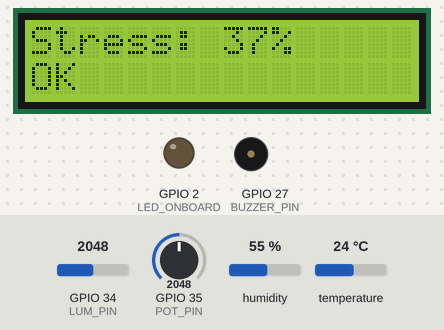
Bench run of a sketch on a simulated ESP32. On the bench: 16×2 character LCD, output pins drawn as LEDs (lit = HIGH), buzzer (waves = sounding). The inputs (shaded band) are chosen by the test bench; at power-on: temperature 24 °C, GPIO 34 (LUM_PIN) = 2048, GPIO 35 (POT_PIN) = 2048, humidity 55 %. WiFi joins after 1.5 s; servers stay silent unless stated; no MQTT or app messages arrive unless stated.

Above: at 3.2 s.
3.3 s: temperature set to 17.8 °C
At 6.3 s:
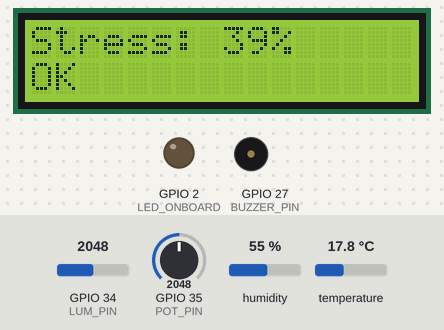
6.6 s: temperature set to 16.9 °C
At 9.4 s:
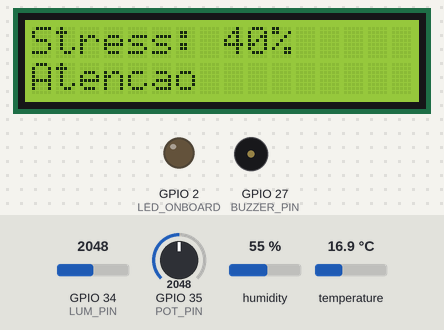
11.3 s: GPIO 34 (LUM_PIN) set to 2098
14.0 s: GPIO 34 (LUM_PIN) set to 2190
At 15.2 s:
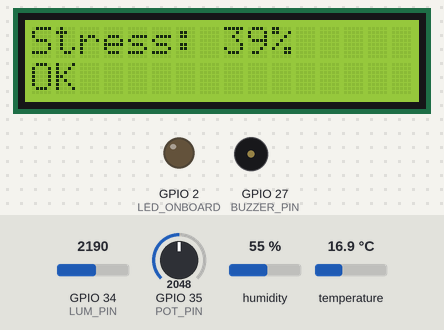
15.8 s: GPIO 35 (POT_PIN) set to 2092
17.3 s: GPIO 35 (POT_PIN) set to 2156
At 18.1 s:
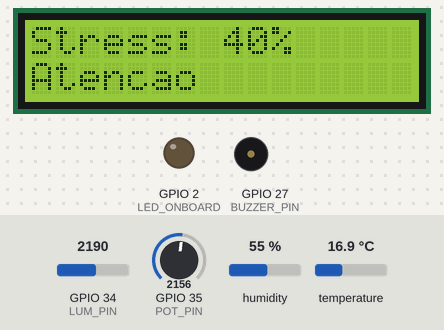
Timing chart, 0 to 23.0 s (numbered marks = the images above; inputs shaded):
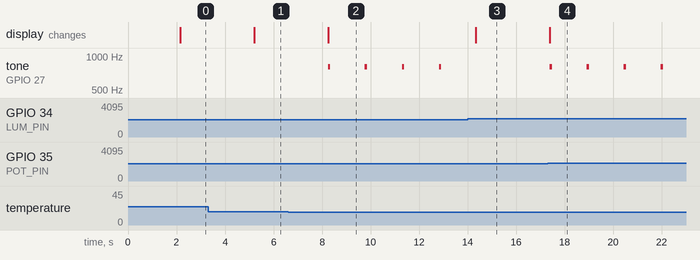

The sketch:

CodigoWokwi.ino
```cpp
#include <WiFi.h>
#include <PubSubClient.h>
#include <DHT.h>
#include <Wire.h>
#include <LiquidCrystal_I2C.h>

// ========================= CONFIG WiFi/MQTT =========================
const char* SSID = "Wokwi-GUEST";//Nome do wifi que sera usado
const char* PASSWORD = "";//Senha do wifi
const char* BROKER_MQTT = "44.223.43.74"; //Ip do servidor fiware
const int BROKER_PORT = 1883;

// ========================= TOPICOS FIWARE =========================
const char* TOPICO_SUBSCRIBE  = "/TEF/device070/cmd";
const char* TOPICO_PUBLISH_1  = "/TEF/device070/attrs";    // stressIndex
const char* TOPICO_PUBLISH_2  = "/TEF/device070/attrs/p";  // luminosidade
const char* TOPICO_PUBLISH_H  = "/TEF/device070/attrs/h";  // umidade
const char* TOPICO_PUBLISH_T  = "/TEF/device070/attrs/t";  // temperatura
const char* ID_MQTT           = "fiware_001";

const char* topicPrefix = "device070";

// ========================= PINOS =========================
#define DHTPIN 4
#define DHTTYPE DHT22
DHT dht(DHTPIN, DHTTYPE);

const int LED_ONBOARD = 2;
const int POT_PIN     = 35;   // potenciômetro -> stress bruto
const int LUM_PIN = 34; // luminosidade
const int BUZZER_PIN  = 27;

// ========================= LCD =========================
LiquidCrystal_I2C lcd(0x27, 16, 2);

// ========================= MQTT =========================
WiFiClient espClient;
PubSubClient MQTT(espClient);

char EstadoSaida = '0'; // ligado/desligado via comando FIWARE

// ========================= PROTÓTIPOS =========================
void mqtt_callback(char* topic, byte* payload, unsigned int length);
void reconnectMQTT();
void reconectWiFi();
void VerificaConexoesWiFIEMQTT();
void publishStressIndex(float stressIndex);

// ========================= SETUP =========================
void setup() {
  Serial.begin(115200);

  pinMode(LED_ONBOARD, OUTPUT);
  pinMode(BUZZER_PIN, OUTPUT);

  lcd.init();
  lcd.backlight();
  lcd.print("StressBreak IoT");

  dht.begin();

  WiFi.begin(SSID, PASSWORD);
  delay(2000);

  MQTT.setServer(BROKER_MQTT, BROKER_PORT);
  MQTT.setCallback(mqtt_callback);
}

// ========================= LOOP =========================
void loop() {
  VerificaConexoesWiFIEMQTT();

  // ==== LEITURAS ====
  int lumRaw = analogRead(LUM_PIN);
  int potRaw = analogRead(POT_PIN);

  int luminosidade = map(lumRaw, 0, 4095, 0, 100);
  int potStress    = map(potRaw, 0, 4095, 0, 100);

  float h = dht.readHumidity();
  float t = dht.readTemperature();

  if (!isnan(h)) MQTT.publish(TOPICO_PUBLISH_H, String(h).c_str());
  if (!isnan(t)) MQTT.publish(TOPICO_PUBLISH_T, String(t).c_str());

  MQTT.publish(TOPICO_PUBLISH_2, String(luminosidade).c_str());

  // ==== CÁLCULO DO ÍNDICE DE ESTRESSE ====
  float desconforto = abs(22 - t) * 3.5;  // longe de 22°C = desconforto
  float stressIndex = (0.4 * potStress) +
                      (0.3 * desconforto) +
                      (0.3 * (100 - luminosidade));

  if (stressIndex > 100) stressIndex = 100;
  if (stressIndex < 0)   stressIndex = 0;

  publishStressIndex(stressIndex);

  // ==== FEEDBACK LOCAL ====
  lcd.clear();
  lcd.setCursor(0, 0);
  lcd.print("Stress: ");
  lcd.print((int)stressIndex);
  lcd.print("%");

  lcd.setCursor(0, 1);
  if (stressIndex < 40) {
    lcd.print("OK");
  } else if (stressIndex < 70) {
    lcd.print("Atencao");
    tone(BUZZER_PIN, 800, 100);
  } else {
    lcd.print("ALTO!");
    tone(BUZZER_PIN, 2000, 200);
  }

  MQTT.loop();
  delay(1500);
}

// ========================= PUBLICA INDEX =========================
void publishStressIndex(float stressIndex) {
  String payload = "s|" + String((int)stressIndex);
  MQTT.publish(TOPICO_PUBLISH_1, payload.c_str());
}

// ========================= CALLBACK FIWARE =========================
void mqtt_callback(char* topic, byte* payload, unsigned int length) {
  String msg = "";
  for (int i = 0; i < length; i++) msg += (char)payload[i];

  String cmdON  = String(topicPrefix) + "@on|";
  String cmdOFF = String(topicPrefix) + "@off|";

  if (msg == cmdON) {
    digitalWrite(LED_ONBOARD, HIGH);
    EstadoSaida = '1';
  }

  if (msg == cmdOFF) {
    digitalWrite(LED_ONBOARD, LOW);
    EstadoSaida = '0';
  }
}

// ========================= RECONEXÃO =========================
void VerificaConexoesWiFIEMQTT() {
  if (!MQTT.connected()) reconnectMQTT();
  if (WiFi.status() != WL_CONNECTED) reconectWiFi();
}

void reconectWiFi() {
  WiFi.begin(SSID, PASSWORD);
  while (WiFi.status() != WL_CONNECTED) delay(100);
}

void reconnectMQTT() {
  while (!MQTT.connected()) {
    if (MQTT.connect(ID_MQTT)) {
      MQTT.subscribe(TOPICO_SUBSCRIBE);
    } else {
      delay(2000);
    }
  }
}
```

Measured:
- the behaviour switches between 17.3 and 17.2 °C on temperature (found by bisection; images 1 and 2)
- the behaviour switches between 2129 and 2130 on GPIO 34 (LUM_PIN) (found by bisection; images 2 and 3)
- the behaviour switches between 2129 and 2130 on GPIO 35 (POT_PIN) (found by bisection; images 3 and 4)
- after the input at 3.3 s, the display: changes after 1.9 s (image 1)
- after the input at 6.6 s, tone on GPIO 27 (BUZZER_PIN): alternates 800 Hz for 0.10 s and silent for 1.4 s, starting after 1.6 s; the display: changes after 1.6 s (image 2)
- after the input at 14.0 s, tone on GPIO 27 (BUZZER_PIN): stays silent (without the input it goes to 800 Hz after 0.35 s); the display: changes after 0.34 s (image 3)
- after the input at 15.8 s, every drawn part: stays the same
- after the input at 17.3 s, tone on GPIO 27 (BUZZER_PIN): alternates 800 Hz for 0.10 s and silent for 1.4 s, starting after 0.09 s; the display: changes after 0.09 s (image 4)
